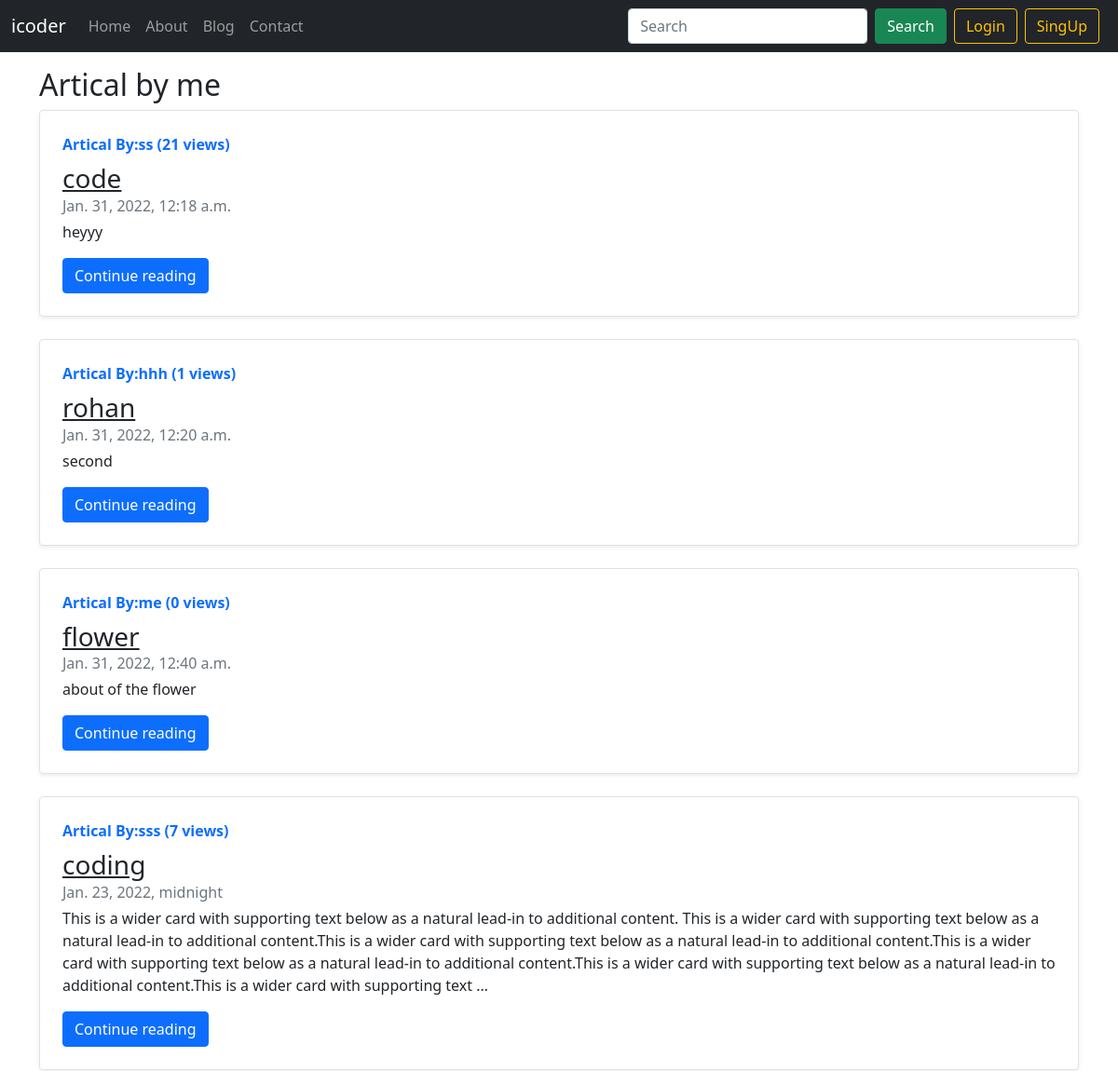
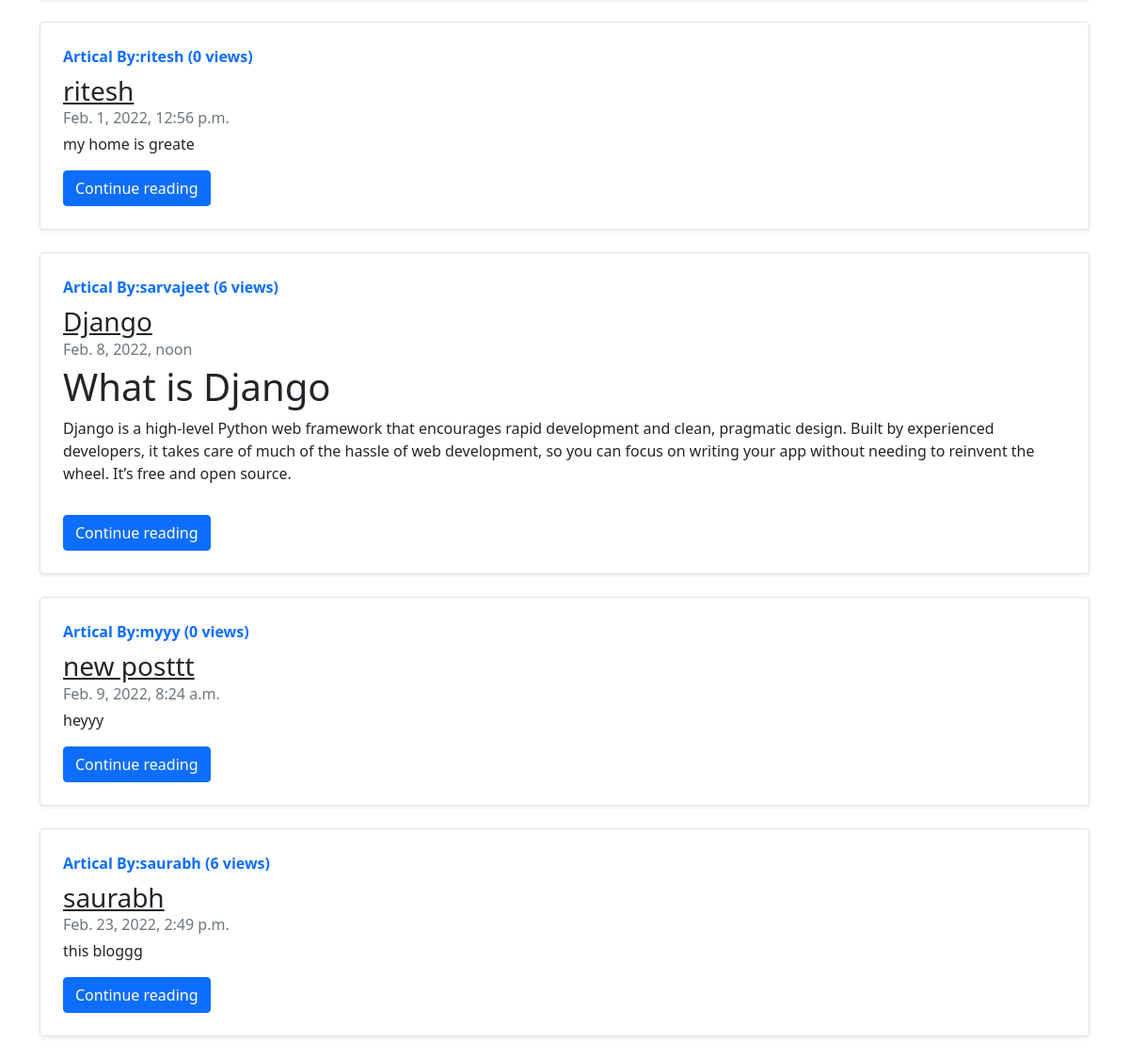
Screenshot of /blog/ with the database file from the repository (2 pictures, top to bottom).
### blog/models.py (models this page shows, shortened)
class Post(models.Model):
    sno=models.AutoField(primary_key=True)
    title=models.CharField(max_length=20)
    content=models.TextField()
    author=models.CharField(max_length=50)
    slug=models.CharField(max_length=300)
    views = models.IntegerField(default=0)
    created=models.DateTimeField(blank=True)
    update=models.DateTimeField(auto_now=True)

### blog/views.py (the view)
# urls.py: path('', views.blogHome,name='blogHome'),
def blogHome (request):
    allPosts = Post.objects.all()
    context={
        'allPosts': allPosts
    }
    return render(request,'blog/blogHome.html',context)

### templates/blog/blogHome.html (shortened to what this page needs)
{% extends 'base.html' %}
{% block blogactive %} active{% endblock blogactive %}
{% block body %}
<div class=" container my-3">
    <h2> Artical by me</h2>
    {% for post in allPosts %}
    <div class="row g-0 border rounded overflow-hidden flex-md-row mb-4 shadow-sm h-md-250 position-relative">
        <div class="col p-4 d-flex flex-column position-static">
            <strong class="d-inline-block mb-2 text-primary"> Artical By:{{post.author}} ({{post.views}} views)</strong>
            <h3 class="mb-0"> <a class="text-dark" href="/blog/{{post.slug}}">{{post.title}} </a> </h3>
            <div class="mb-1 text-muted">{{post.created}}</div>
            <p class="card-text mb-auto"><div class="preview">{{post.content| truncatechars:500 |safe}} </div></p>
            <div>
                <a href="/blog/{{post.slug}}" role="button" class="btn btn-primary">Continue reading</a>
            </div>
        </div>
    </div>
    {% endfor %}
</div>
{% endblock body %}

### rows the page displays
Post: author "ss", views "21", title "code", created "Jan. 31, 2022, 12:18 a.m.", content "heyyy"
Post: author "hhh", views "1", title "rohan", created "Jan. 31, 2022, 12:20 a.m.", content "second"
Post: author "me", views "0", title "flower", created "Jan. 31, 2022, 12:40 a.m.", content "about of the flower"
Post: author "sss", views "7", title "coding", created "Jan. 23, 2022, midnight", content "This is a wider card with supporting text below as a natural lead-in to additional content. This is a wider card with supporting text below as a natural lead-in to additional content.This is a wider card with supporting text below as a natural lead-in to additional content.This is a wider card with supporting text below as a natural lead-in to additional content.This is a wider card with supporting text below as a natural lead-in to additional content.This is a wider card with supporting text …"
Post: author "ritesh", views "0", title "ritesh", created "Feb. 1, 2022, 12:56 p.m.", content "my home is greate"
Post: author "sarvajeet", views "6", title "Django", created "Feb. 8, 2022, noon", content "What is Django Django is a high-level Python web framework that encourages rapid development and clean, pragmatic design. Built by experienced developers, it takes care of much of the hassle of web development, so you can focus on writing your app without needing to reinvent the wheel. It’s free and open source."
Post: author "myyy", views "0", title "new posttt", created "Feb. 9, 2022, 8:24 a.m.", content "heyyy"
Post: author "saurabh", views "6", title "saurabh", created "Feb. 23, 2022, 2:49 p.m.", content "this bloggg"
